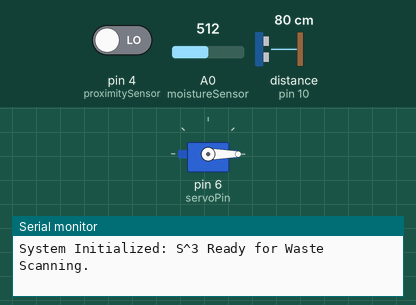
Simulated run of this sketch. Board: Arduino Uno, built with avr-gcc and run on an emulated ATmega328P. Shown: servo, the last lines printed to the serial monitor. Wiring (inferred from the names in the program): ultrasonic range finder: trigger pin 9; echo pin 10. Inputs (shaded band) come from the test bench; at power-on: distance to the obstacle (sensor on pin 10) 80 cm, pin 4 (proximitySensor) LOW, A0 (moistureSensor) = 512. The echo pulse lasts 58.3 µs per cm.

Above: at 1.3 s.
1.4 s: distance to the obstacle (sensor on pin 10) set to 17 cm
3.7 s: distance to the obstacle (sensor on pin 10) set to 13 cm
At 6.2 s:
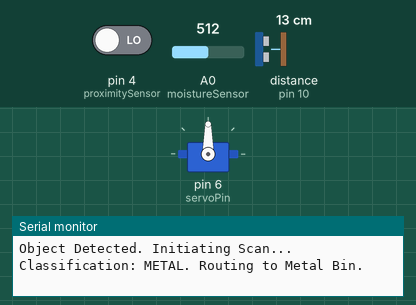
6.5 s: distance to the obstacle (sensor on pin 10) set to 18 cm
9.5 s: distance to the obstacle (sensor on pin 10) set to 2 cm
At 11.7 s:
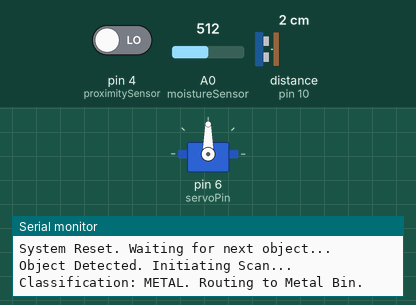
12.0 s: pin 4 (proximitySensor) driven HIGH
At 15.4 s:
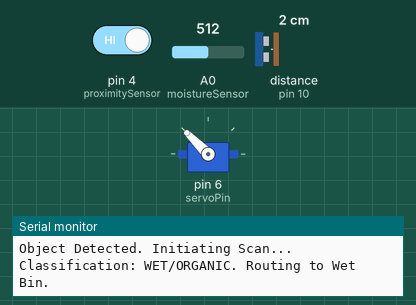
Timing chart, 0 to 19.0 s (numbered marks = the images above; inputs shaded):
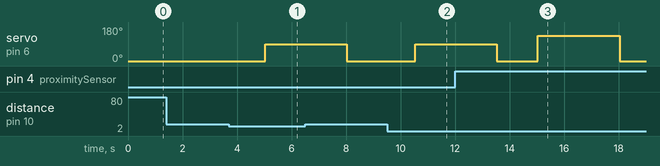

The sketch:

Smart_Waste_Segregation.ino
```cpp
/*
 * Smart Waste Segregation System (S^3)
 *
 * Description: An automated waste-sorting embedded system.
 * An HC-SR04 ultrasonic sensor detects incoming waste in the hopper.
 * An LJ12A3 inductive proximity sensor checks for metal.
 * A moisture sensor checks for wet/organic matter.
 * An MG996R servo motor routes the waste to the correct bin (Metal, Wet, or Dry).
 */

#include <Servo.h>

// Define Hardware Pins
const int trigPin = 9;           // HC-SR04 Trigger
const int echoPin = 10;          // HC-SR04 Echo
const int proximitySensor = 4;   // LJ12A3 Inductive Metal Sensor (Digital Input)
const int moistureSensor = A0;   // Soil/Rain Sensor (Analog Input)
const int servoPin = 6;          // MG996R Servo Motor

Servo sortingServo;

// Define System Thresholds
const int objectDetectionDistance = 15; // cm threshold to trigger scanning
const int wetWasteThreshold = 600;      // Analog threshold for moisture

// Servo Angles for Bins
const int binDry = 45;
const int binMetal = 90;
const int binWet = 135;
const int homePosition = 0;

void setup() {
  Serial.begin(9600);

  pinMode(trigPin, OUTPUT);
  pinMode(echoPin, INPUT);
  pinMode(proximitySensor, INPUT);
  pinMode(moistureSensor, INPUT);

  sortingServo.attach(servoPin);
  sortingServo.write(homePosition); // Initialize servo to default position

  Serial.println("System Initialized: S^3 Ready for Waste Scanning.");
}

void loop() {
  // 1. Check for incoming waste using Ultrasonic Sensor
  long duration, distance;
  digitalWrite(trigPin, LOW);
  delayMicroseconds(2);
  digitalWrite(trigPin, HIGH);
  delayMicroseconds(10);
  digitalWrite(trigPin, LOW);

  duration = pulseIn(echoPin, HIGH);
  distance = (duration / 2) / 29.1; // Convert to cm

  // 2. If an object is detected in the hopper, begin classification
  if (distance > 0 && distance < objectDetectionDistance) {
    Serial.println("Object Detected. Initiating Scan...");
    delay(1000); // Allow object to settle on sensors

    // Read Material Sensors
    int isMetal = digitalRead(proximitySensor);
    int moistureLevel = analogRead(moistureSensor);

    // 3. Classification Logic & Actuation
    if (isMetal == LOW) {
      // Inductive sensors typically pull LOW when metal is detected
      Serial.println("Classification: METAL. Routing to Metal Bin.");
      sortingServo.write(binMetal);
    }
    else if (moistureLevel < wetWasteThreshold) {
      Serial.println("Classification: WET/ORGANIC. Routing to Wet Bin.");
      sortingServo.write(binWet);
    }
    else {
      Serial.println("Classification: DRY. Routing to Dry Bin.");
      sortingServo.write(binDry);
    }

    // Hold position to allow waste to drop, then reset
    delay(3000);
    sortingServo.write(homePosition);
    Serial.println("System Reset. Waiting for next object...");
  }

  delay(500); // Short delay before next ultrasonic ping
}
```

Measured:
- the behaviour switches between 16 and 15 cm on distance to the obstacle (sensor on pin 10) (found by bisection; images 0 and 1)
- after the input at 1.4 s, every drawn part: stays the same
- after the input at 3.7 s, servo on pin 6 (servoPin): 0° → 90° after 1.3 s
- after the input at 9.5 s, servo on pin 6 (servoPin): 0° → 90° after 1.0 s
